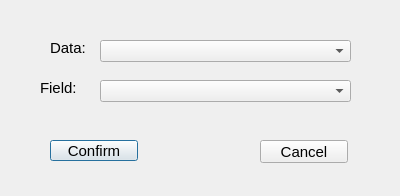
<?xml version="1.0" encoding="UTF-8"?>
<ui version="4.0">
 <class>LogTransDialog</class>
 <widget class="QDialog" name="LogTransDialog">
  <property name="geometry">
   <rect>
    <x>0</x>
    <y>0</y>
    <width>400</width>
    <height>196</height>
   </rect>
  </property>
  <property name="font">
   <font>
    <pointsize>11</pointsize>
   </font>
  </property>
  <property name="windowTitle">
   <string>Dialog</string>
  </property>
  <widget class="QLabel" name="label_2">
   <property name="geometry">
    <rect>
     <x>40</x>
     <y>80</y>
     <width>51</width>
     <height>16</height>
    </rect>
   </property>
   <property name="text">
    <string>Field:</string>
   </property>
  </widget>
  <widget class="QLabel" name="label">
   <property name="geometry">
    <rect>
     <x>50</x>
     <y>40</y>
     <width>41</width>
     <height>16</height>
    </rect>
   </property>
   <property name="text">
    <string>Data:</string>
   </property>
  </widget>
  <widget class="QComboBox" name="cmb_field">
   <property name="geometry">
    <rect>
     <x>100</x>
     <y>80</y>
     <width>251</width>
     <height>22</height>
    </rect>
   </property>
  </widget>
  <widget class="QComboBox" name="cmb_layer">
   <property name="geometry">
    <rect>
     <x>100</x>
     <y>40</y>
     <width>251</width>
     <height>22</height>
    </rect>
   </property>
  </widget>
  <widget class="QPushButton" name="bt_draw">
   <property name="geometry">
    <rect>
     <x>50</x>
     <y>140</y>
     <width>88</width>
     <height>21</height>
    </rect>
   </property>
   <property name="text">
    <string>Confirm</string>
   </property>
  </widget>
  <widget class="QPushButton" name="bt_close">
   <property name="geometry">
    <rect>
     <x>260</x>
     <y>140</y>
     <width>88</width>
     <height>23</height>
    </rect>
   </property>
   <property name="text">
    <string>Cancel</string>
   </property>
  </widget>
 </widget>
 <resources/>
 <connections/>
</ui>
